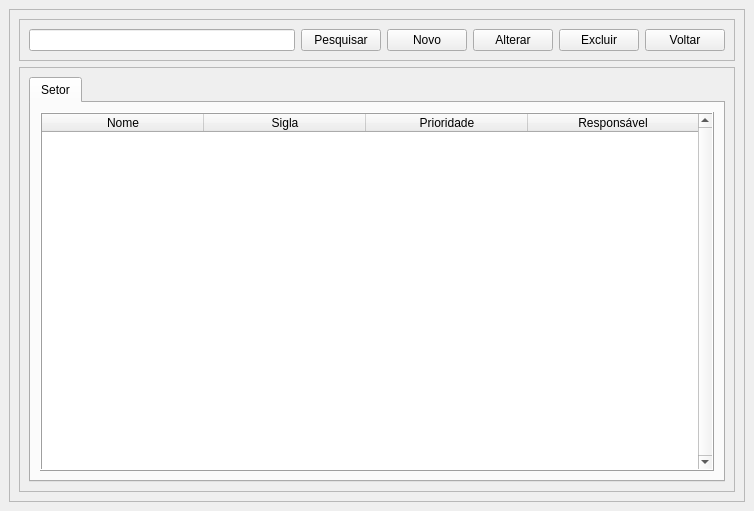
<?xml version="1.0" encoding="UTF-8"?>
<ui version="4.0">
 <class>Setor</class>
 <widget class="QMainWindow" name="Setor">
  <property name="geometry">
   <rect>
    <x>0</x>
    <y>0</y>
    <width>754</width>
    <height>511</height>
   </rect>
  </property>
  <property name="windowTitle">
   <string>Setor</string>
  </property>
  <widget class="QWidget" name="centralwidget">
   <layout class="QGridLayout" name="gridLayout_2">
    <item row="0" column="0">
     <layout class="QGridLayout" name="gridLayout">
      <item row="0" column="0">
       <widget class="QFrame" name="frame_2">
        <property name="frameShape">
         <enum>QFrame::StyledPanel</enum>
        </property>
        <property name="frameShadow">
         <enum>QFrame::Raised</enum>
        </property>
        <layout class="QVBoxLayout" name="verticalLayout">
         <item>
          <widget class="QFrame" name="frame">
           <property name="frameShape">
            <enum>QFrame::StyledPanel</enum>
           </property>
           <property name="frameShadow">
            <enum>QFrame::Raised</enum>
           </property>
           <layout class="QHBoxLayout" name="horizontalLayout">
            <item>
             <widget class="QLineEdit" name="BR_Pesquisa"/>
            </item>
            <item>
             <widget class="QPushButton" name="BT_Pesquisar">
              <property name="text">
               <string>Pesquisar</string>
              </property>
              <property name="icon">
               <iconset>
                <normaloff>../Arte/iconfinder-documents07-1622836_121949.ico</normaloff>../Arte/iconfinder-documents07-1622836_121949.ico</iconset>
              </property>
             </widget>
            </item>
            <item>
             <widget class="QPushButton" name="BT_Criar">
              <property name="text">
               <string>Novo</string>
              </property>
              <property name="icon">
               <iconset>
                <normaloff>../Arte/new_page_document_1560.ico</normaloff>../Arte/new_page_document_1560.ico</iconset>
              </property>
             </widget>
            </item>
            <item>
             <widget class="QPushButton" name="BT_Alterar">
              <property name="text">
               <string>Alterar</string>
              </property>
              <property name="icon">
               <iconset>
                <normaloff>../Arte/edit_pencil_write_1574.ico</normaloff>../Arte/edit_pencil_write_1574.ico</iconset>
              </property>
             </widget>
            </item>
            <item>
             <widget class="QPushButton" name="BT_Exclui">
              <property name="text">
               <string>Excluir</string>
              </property>
              <property name="icon">
               <iconset>
                <normaloff>../Arte/delete_delete_exit_1577.ico</normaloff>../Arte/delete_delete_exit_1577.ico</iconset>
              </property>
             </widget>
            </item>
            <item>
             <widget class="QPushButton" name="BT_Voltar">
              <property name="text">
               <string>Voltar</string>
              </property>
              <property name="icon">
               <iconset>
                <normaloff>../Arte/3643764-back-backward-left-reply-turn_113415.ico</normaloff>../Arte/3643764-back-backward-left-reply-turn_113415.ico</iconset>
              </property>
             </widget>
            </item>
           </layout>
          </widget>
         </item>
         <item>
          <widget class="QFrame" name="frame_3">
           <property name="frameShape">
            <enum>QFrame::StyledPanel</enum>
           </property>
           <property name="frameShadow">
            <enum>QFrame::Raised</enum>
           </property>
           <layout class="QVBoxLayout" name="verticalLayout_3">
            <item>
             <widget class="QTabWidget" name="tabWidget">
              <property name="focusPolicy">
               <enum>Qt::TabFocus</enum>
              </property>
              <property name="tabPosition">
               <enum>QTabWidget::North</enum>
              </property>
              <property name="currentIndex">
               <number>0</number>
              </property>
              <widget class="QWidget" name="tab">
               <attribute name="title">
                <string>Setor</string>
               </attribute>
               <layout class="QHBoxLayout" name="horizontalLayout_2">
                <item>
                 <widget class="QTableWidget" name="TB_Setor">
                  <property name="sizePolicy">
                   <sizepolicy hsizetype="Expanding" vsizetype="Expanding">
                    <horstretch>0</horstretch>
                    <verstretch>0</verstretch>
                   </sizepolicy>
                  </property>
                  <property name="tabletTracking">
                   <bool>false</bool>
                  </property>
                  <property name="focusPolicy">
                   <enum>Qt::WheelFocus</enum>
                  </property>
                  <property name="layoutDirection">
                   <enum>Qt::LeftToRight</enum>
                  </property>
                  <property name="autoFillBackground">
                   <bool>true</bool>
                  </property>
                  <property name="frameShape">
                   <enum>QFrame::Box</enum>
                  </property>
                  <property name="frameShadow">
                   <enum>QFrame::Raised</enum>
                  </property>
                  <property name="verticalScrollBarPolicy">
                   <enum>Qt::ScrollBarAlwaysOn</enum>
                  </property>
                  <property name="horizontalScrollBarPolicy">
                   <enum>Qt::ScrollBarAsNeeded</enum>
                  </property>
                  <property name="sizeAdjustPolicy">
                   <enum>QAbstractScrollArea::AdjustToContents</enum>
                  </property>
                  <property name="autoScrollMargin">
                   <number>17</number>
                  </property>
                  <property name="editTriggers">
                   <set>QAbstractItemView::NoEditTriggers</set>
                  </property>
                  <property name="dragEnabled">
                   <bool>false</bool>
                  </property>
                  <property name="dragDropMode">
                   <enum>QAbstractItemView::NoDragDrop</enum>
                  </property>
                  <property name="alternatingRowColors">
                   <bool>true</bool>
                  </property>
                  <property name="selectionMode">
                   <enum>QAbstractItemView::SingleSelection</enum>
                  </property>
                  <property name="selectionBehavior">
                   <enum>QAbstractItemView::SelectRows</enum>
                  </property>
                  <property name="verticalScrollMode">
                   <enum>QAbstractItemView::ScrollPerItem</enum>
                  </property>
                  <property name="showGrid">
                   <bool>true</bool>
                  </property>
                  <property name="gridStyle">
                   <enum>Qt::DashLine</enum>
                  </property>
                  <attribute name="horizontalHeaderVisible">
                   <bool>true</bool>
                  </attribute>
                  <attribute name="horizontalHeaderCascadingSectionResizes">
                   <bool>false</bool>
                  </attribute>
                  <attribute name="horizontalHeaderDefaultSectionSize">
                   <number>162</number>
                  </attribute>
                  <attribute name="horizontalHeaderHighlightSections">
                   <bool>true</bool>
                  </attribute>
                  <attribute name="horizontalHeaderMinimumSectionSize">
                   <number>39</number>
                  </attribute>
                  <attribute name="horizontalHeaderStretchLastSection">
                   <bool>true</bool>
                  </attribute>
                  <column>
                   <property name="text">
                    <string>Nome</string>
                   </property>
                  </column>
                  <column>
                   <property name="text">
                    <string>Sigla</string>
                   </property>
                  </column>
                  <column>
                   <property name="text">
                    <string>Prioridade</string>
                   </property>
                  </column>
                  <column>
                   <property name="text">
                    <string>Responsável</string>
                   </property>
                  </column>
                 </widget>
                </item>
               </layout>
              </widget>
             </widget>
            </item>
           </layout>
          </widget>
         </item>
        </layout>
       </widget>
      </item>
     </layout>
    </item>
   </layout>
  </widget>
 </widget>
 <resources/>
 <connections/>
</ui>
